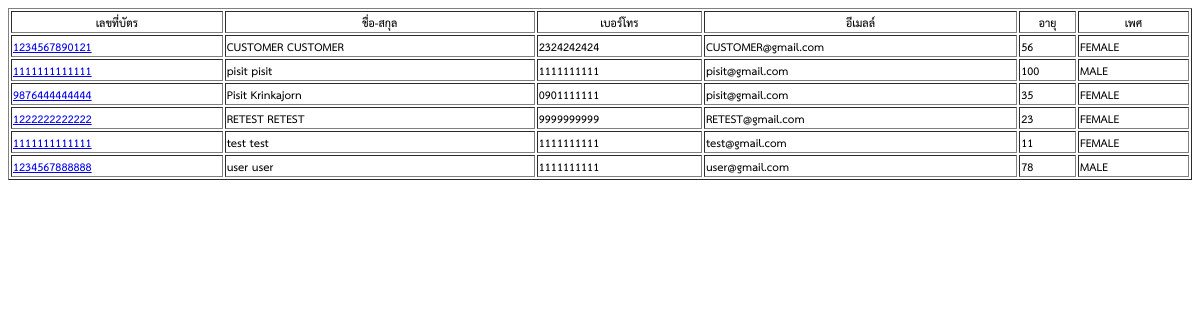
/admin/pawn-find-customer.php, run on the app's committed database.
### tables this page shows
CREATE TABLE `member` (
  `mem_id` int(11) NOT NULL,
  `mem_username` varchar(30) NOT NULL,
  `mem_password` varchar(100) NOT NULL,
  `mem_fname` varchar(50) NOT NULL,
  `mem_lname` varchar(50) NOT NULL,
  `mem_idcard` varchar(20) NOT NULL,
  `mem_age` int(2) NOT NULL,
  `mem_gender` enum('MALE','FEMALE') NOT NULL,
  `mem_mobile` varchar(15) NOT NULL,
  `mem_email` varchar(50) NOT NULL,
  `mem_address` text NOT NULL,
  `mem_status` enum('admin','customer','employee') NOT NULL,
  `create_date` date NOT NULL,
  `create_by` int(11) NOT NULL
);

### admin/pawn-find-customer.php (the view, shortened to what this page needs)
<!DOCTYPE html>
<html>
    <head>
        <link rel="stylesheet" href="../css/pawn-style.css" type="text/css"/>
    </head>
    <body>
        <?php
        include '../database/connect.php';
        $sql = "SELECT `mem_id`,CONCAT(`mem_fname`,'    ', `mem_lname`) as mem_fullname, `mem_idcard`, `mem_age`, ";
        $sql .= " `mem_gender`, `mem_mobile`, `mem_email`, `mem_address`, `mem_status`, `create_date`, `create_by` ";
        $sql .=" FROM `member` WHERE mem_status = 'customer' ";
        $sql .= " ORDER BY mem_fname ASC";
        $query = mysqli_query($conn, $sql) or die(mysqli_error($conn));
        ?>
        <table width="100%" border="1">
            <thead>
                <tr>
                    <th>เลขที่บัตร</th>
                    <th>ชื่อ-สกุล</th>
                    <th>เบอร์โทร</th>
                    <th>อีเมลล์</th>
                    <th>อายุ</th>
                    <th>เพศ</th>
                </tr>
            </thead>
            <tbody>
                <?php while ($row = mysqli_fetch_array($query)) { ?>
                    <tr class="select-item" data-mem_id="<?= $row['mem_id'] ?>">
                        <td><a href="#" ><?= $row['mem_idcard'] ?></a></td>
                        <td><?= $row['mem_fullname'] ?></td>
                        <td><?= $row['mem_mobile'] ?></td>
                        <td><?= $row['mem_email'] ?></td>
                        <td><?= $row['mem_age'] ?></td>
                        <td><?= $row['mem_gender'] ?></td>
                    </tr>
                <?php } mysqli_close($conn)?>
            </tbody>
        </table>
    </body>
</html>

### css/pawn-style.css (style rules this page uses)
body * { font-family: THSarabun; }

### data on the page
member: mem_idcard "1234567890121", mem_fullname "CUSTOMER CUSTOMER", mem_mobile "2324242424", mem_email "CUSTOMER@gmail.com", mem_age "56", mem_gender "FEMALE"
member: mem_idcard "1111111111111", mem_fullname "pisit pisit", mem_mobile "1111111111", mem_email "pisit@gmail.com", mem_age "100", mem_gender "MALE"
member: mem_idcard "9876444444444", mem_fullname "Pisit Krinkajorn", mem_mobile "0901111111", mem_email "pisit@gmail.com", mem_age "35", mem_gender "FEMALE"
member: mem_idcard "1222222222222", mem_fullname "RETEST RETEST", mem_mobile "9999999999", mem_email "RETEST@gmail.com", mem_age "23", mem_gender "FEMALE"
member: mem_idcard "1111111111111", mem_fullname "test test", mem_mobile "1111111111", mem_email "test@gmail.com", mem_age "11", mem_gender "FEMALE"
member: mem_idcard "1234567888888", mem_fullname "user user", mem_mobile "1111111111", mem_email "user@gmail.com", mem_age "78", mem_gender "MALE"
